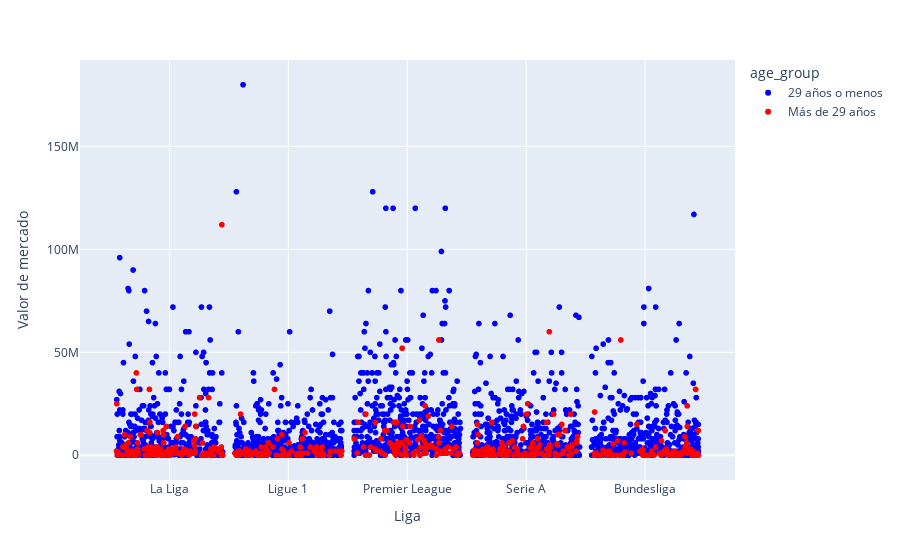

This figure's notebook cell:
### Markdown cell above
### Grafica de puntos sobre los precios de mercado de los jugadores en las distintas ligas marcando los que tienen más y menos de 30 años

### Code cell
league_categories = df_1920['league'].unique()
num_categories = len(league_categories)
category_positions = {league: i+1 for i, league in enumerate(league_categories)}

# Agregar un poco de jitter en la posición de los puntos en el eje x
df_1920['jittered_league'] = df_1920['league'].map(category_positions) + np.random.uniform(-0.45, 0.45, len(df_1920))

# Crear una nueva columna para clasificar a los jugadores según su edad
df_1920['age_group'] = np.where(df_1920['age'] > 29, 'Más de 29 años', '29 años o menos')

max_age = df_1920['age'].max()
min_age = df_1920['age'].min()

# Crear un scatterplot con tres variables y una escala de colores personalizada
fig = px.scatter(df_1920, x="jittered_league", y="value", color="age_group", hover_name="player",
                 color_discrete_sequence=["blue", "red"])

# Personalizar los títulos de los ejes
fig.update_layout(xaxis_title="Liga", yaxis_title="Valor de mercado")

# Personalizar las etiquetas de las marcas en el eje x
fig.update_xaxes(tickvals=list(category_positions.values()), ticktext=list(category_positions.keys()))

fig.show()

### Figure 1 — Plotly figure (JSON) as saved in the notebook; plotly's stock layout.template omitted (floating-point values rounded to 4 significant figures; data arrays with more than 128 entries replaced by an {"elided": "..."} marker saying what was removed)
{"data": [{"hovertemplate": "<b>%{hovertext}</b><br><br>age_group=29 años o menos<br>jittered_league=%{x}<br>value=%{y}<extra></extra>", "hovertext": {"elided": "2148 str values"}, "legendgroup": "29 años o menos", "marker": {"color": "blue", "symbol": "circle"}, "mode": "markers", "name": "29 años o menos", "showlegend": true, "type": "scattergl", "x": {"elided": "2148 float values"}, "xaxis": "x", "y": {"elided": "2148 int values"}, "yaxis": "y"}, {"hovertemplate": "<b>%{hovertext}</b><br><br>age_group=Más de 29 años<br>jittered_league=%{x}<br>value=%{y}<extra></extra>", "hovertext": {"elided": "496 str values"}, "legendgroup": "Más de 29 años", "marker": {"color": "red", "symbol": "circle"}, "mode": "markers", "name": "Más de 29 años", "showlegend": true, "type": "scattergl", "x": {"elided": "496 float values"}, "xaxis": "x", "y": {"elided": "496 int values"}, "yaxis": "y"}], "layout": {"legend": {"title": {"text": "age_group"}, "tracegroupgap": 0}, "margin": {"t": 60}, "xaxis": {"anchor": "y", "domain": [0, 1], "ticktext": ["La Liga", "Ligue 1", "Premier League", "Serie A", "Bundesliga"], "tickvals": [1, 2, 3, 4, 5], "title": {"text": "Liga"}}, "yaxis": {"anchor": "x", "domain": [0, 1], "title": {"text": "Valor de mercado"}}}}
